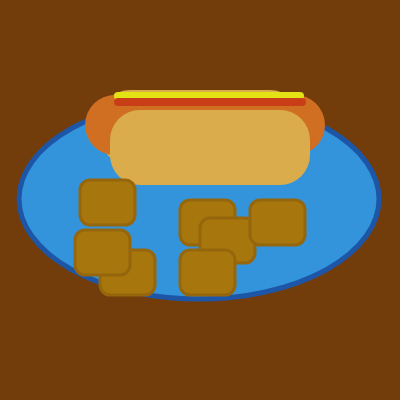
Frame 1 (no input)
Frame 60 (no input): identical to frame 1, image omitted
Frame 120 (the mouse pressed at the canvas centre since frame 60): identical to frame 1, image omitted

The p5.js sketch that drew this single still picture (run headless with seeded random() and noise() and a simulated clock; from frame 60 on, the mouse is pressed at the canvas centre):

// p5.js sketch
// ── sketch.js
//this is my homework 1 assignment_ Favorite Food
//this is my second attempt due to personal failure.

function setup() {
    createCanvas(400, 400);
  }
  
  function draw() {
    background(115, 60, 11 );
    //plate
    {
      stroke(29, 86, 167);
      strokeWeight(5);
      fill(51, 148, 219);
      ellipseMode(RADIUS);
      ellipse(199, 199, 180, 100);
    }
    {
      //hotdog
      //bun
      noStroke();
      fill(218, 172, 75);
      rect(100, 90, 200, 75, 30);
      //hotdog
      noStroke();
      fill(208, 110, 33);
      rect(85, 95, 240, 60, 30);
      //bun
      noStroke();
      fill(218, 172, 75);
      rect(110, 110, 200, 75, 30);
      //condiments
      stroke(226, 226, 20);
      strokeWeight(8);
      line(118, 96, 300, 96);
      stroke(200, 63, 23);
      strokeWeight(8);
      line(118, 102, 302, 102);
    }
    //tatertots
    {
      fill(167, 118, 13);
      stroke(149, 102, 12);
      strokeWeight(3);
      rect(180, 200, 55, 45, 10);
      fill(167, 118, 13);
      stroke(149, 102, 12);
      strokeWeight(3);
      rect(100, 250, 55, 45, 10);
      fill(167, 118, 13);
      stroke(149, 102, 12);
      strokeWeight(3);
      rect(75, 230, 55, 45, 10);
      
      fill(167, 118, 13);
      stroke(149, 102, 12);
      strokeWeight(3);
      fill(167, 118, 13);
      rect(200, 218, 55, 45, 10);
      fill(167, 118, 13);
      stroke(149, 102, 12);
      strokeWeight(3);
      rect(80, 180, 55, 45, 10);
      fill(167, 118, 13);
      stroke(149, 102, 12);
      strokeWeight(3);
      rect(250, 200, 55, 45, 10);
      fill(167, 118, 13);
      stroke(149, 102, 12);
      strokeWeight(3);
      rect(180, 250, 55, 45, 10);
    }
  }
